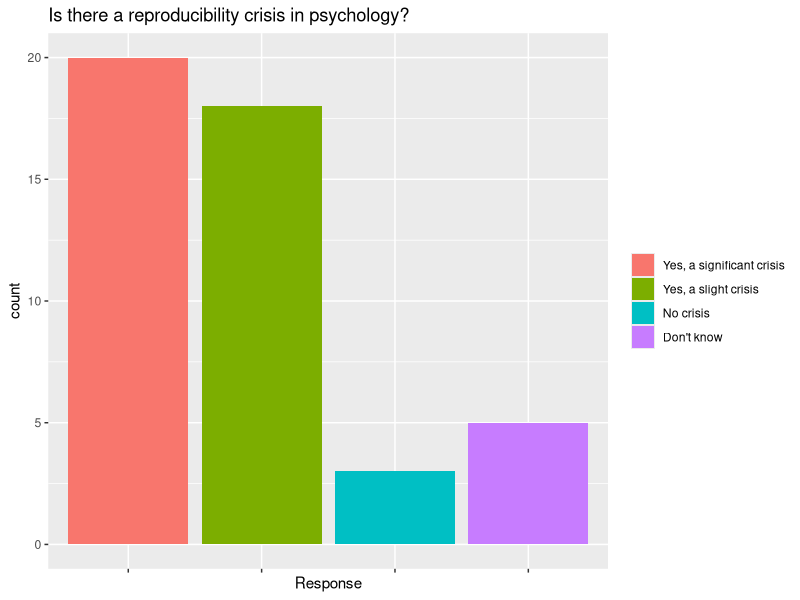

This chart was generated by the following R code:
## ---- chunk 1
knitr::opts_chunk$set(echo = TRUE,
                      warning = FALSE,
                      message = FALSE,
                      cache = FALSE)
library(tidyverse)
## ---- chunk 2
survey <- read.csv("../data/survey_clean.csv")

# Change order of responses for printing
survey$Crisis <- factor(survey$Crisis, 
                        levels = c("Yes, a significant crisis", 
                                   "Yes, a slight crisis", 
                                   "No crisis", "Don't know"))

survey_plot <- survey %>%
  ggplot() +
  aes(x=Crisis, fill=Crisis) +
  geom_bar() +
  xlab("Response") +
  theme(axis.text.x = element_blank()) +
  theme(legend.title = element_blank()) +
  ggtitle("Is there a reproducibility crisis in psychology?")
## ---- chunk 3
survey_plot
## ---- chunk 4
sessionInfo()
